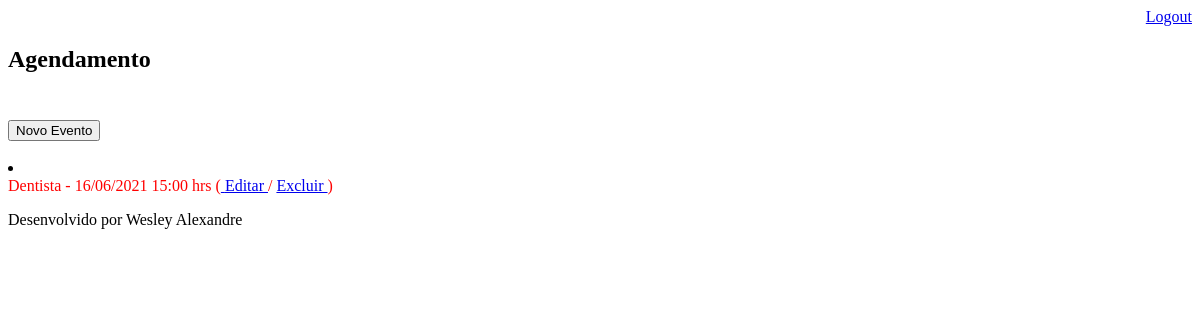
/agenda/ (signed in), run on an earlier commit of the app's database.
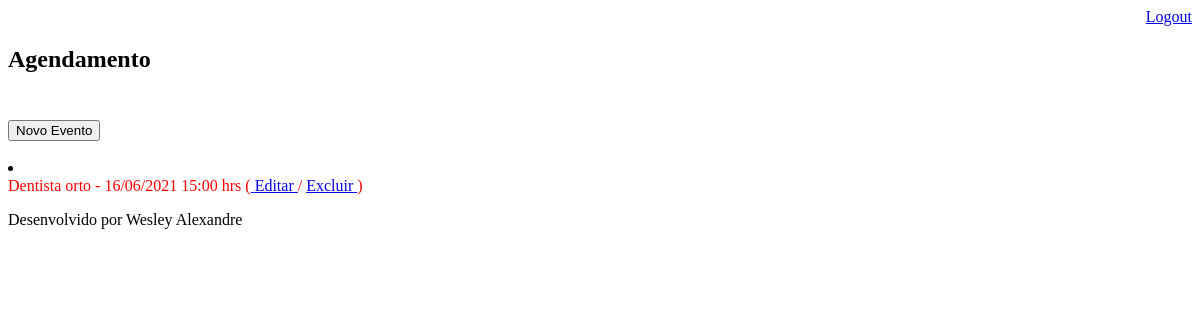
And on a later commit of the database.
### core/models.py (models this page shows, shortened)
class Evento(models.Model):#criando classe evento com os itens
    titulo = models.CharField(max_length=100)
    descricao = models.TextField(blank=True, null=True)
    data_evento = models.DateTimeField(verbose_name='data do evento')
    data_criacao = models.DateTimeField(auto_now=True)
    usuario = models.ForeignKey(User, on_delete=models.CASCADE)# variavel usuario armazena os usuarios do django
    class Meta: # alteração do nome da tabela
        db_table = 'evento'
    def get_data_criacao(self):# alterando a exibição da data_evento
        return self.data_evento.strftime('%d/%m/%Y %H:%M hrs')
    def get_evento_atrasado(self):
        if self.data_evento > datetime.now():
            return True
        else:
            return False

### core/views.py (the view)
# urls.py: path('agenda/', views.lista_eventos),
@login_required(login_url='/login/')#força o usuario estar logado para acessar
def lista_eventos(request):
    usuario = request.user #capitura o usuario da tabela django
    data_atual = datetime.now() - timedelta(hours=1)
    evento = Evento.objects.filter(usuario = usuario, data_evento__gt=data_atual) # filtra o evento por usuario
    dados = {'eventos':evento}
    return render(request, 'agenda.html', dados)

### template/agenda.html
{% extends "models-page.html"%}
{%block content%}
    <h2>Agendamento<br><br></h2>
    <a href="evento/">
        <button type="button">Novo Evento</button>
    </a>
    <br><br>
    {% for evento in eventos%}
<li>
    <div style= {% if evento.get_evento_atrasado %}
                    "color:red"
                {% endif %}>
        {{evento.titulo}} - {{evento.get_data_criacao}}
        (<a href="evento/?id={{evento.id}}"> Editar </a>
        / <a href="evento/delete/{{ evento.id }}/"> Excluir </a>)
    </div>
</li>
    {%endfor%}
{% endblock%}

What changed in the data, as far as the page shows it:
changed Evento: titulo "Dentista" → "Dentista orto"
